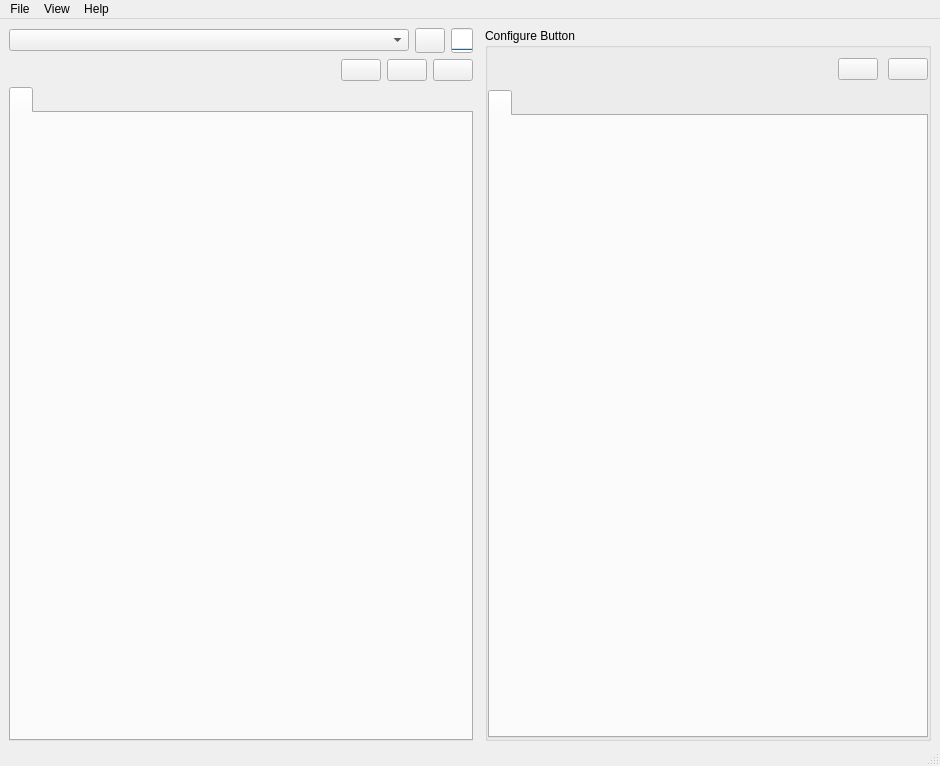
<?xml version="1.0" encoding="UTF-8"?>
<ui version="4.0">
 <class>MainWindow</class>
 <widget class="QMainWindow" name="MainWindow">
  <property name="geometry">
   <rect>
    <x>0</x>
    <y>0</y>
    <width>940</width>
    <height>766</height>
   </rect>
  </property>
  <property name="windowTitle">
   <string>Stream Deck UI</string>
  </property>
  <widget class="QWidget" name="centralwidget">
   <property name="autoFillBackground">
    <bool>false</bool>
   </property>
   <layout class="QHBoxLayout" name="horizontalLayout">
    <property name="spacing">
     <number>6</number>
    </property>
    <property name="leftMargin">
     <number>9</number>
    </property>
    <property name="bottomMargin">
     <number>3</number>
    </property>
    <item>
     <layout class="QHBoxLayout" name="main_horizontalLayout">
      <property name="spacing">
       <number>12</number>
      </property>
      <property name="leftMargin">
       <number>0</number>
      </property>
      <property name="topMargin">
       <number>0</number>
      </property>
      <property name="rightMargin">
       <number>0</number>
      </property>
      <property name="bottomMargin">
       <number>0</number>
      </property>
      <item>
       <layout class="QVBoxLayout" name="left_verticalLayout" stretch="0,0,1">
        <property name="spacing">
         <number>6</number>
        </property>
        <property name="sizeConstraint">
         <enum>QLayout::SetDefaultConstraint</enum>
        </property>
        <property name="topMargin">
         <number>0</number>
        </property>
        <item>
         <layout class="QHBoxLayout" name="deviceSettings_horizontalLayout">
          <property name="leftMargin">
           <number>0</number>
          </property>
          <property name="topMargin">
           <number>0</number>
          </property>
          <property name="rightMargin">
           <number>0</number>
          </property>
          <property name="bottomMargin">
           <number>0</number>
          </property>
          <item>
           <widget class="QComboBox" name="device_list">
            <property name="minimumSize">
             <size>
              <width>400</width>
              <height>0</height>
             </size>
            </property>
           </widget>
          </item>
          <item>
           <widget class="QPushButton" name="settingsButton">
            <property name="sizePolicy">
             <sizepolicy hsizetype="Minimum" vsizetype="Expanding">
              <horstretch>0</horstretch>
              <verstretch>0</verstretch>
             </sizepolicy>
            </property>
            <property name="minimumSize">
             <size>
              <width>0</width>
              <height>0</height>
             </size>
            </property>
            <property name="maximumSize">
             <size>
              <width>30</width>
              <height>16777215</height>
             </size>
            </property>
            <property name="text">
             <string/>
            </property>
            <property name="icon">
             <iconset resource="resources.qrc">
              <normaloff>:/icons/icons/gear.png</normaloff>:/icons/icons/gear.png</iconset>
            </property>
           </widget>
          </item>
          <item>
           <widget class="QProgressBar" name="cpu_usage">
            <property name="sizePolicy">
             <sizepolicy hsizetype="Fixed" vsizetype="Expanding">
              <horstretch>0</horstretch>
              <verstretch>0</verstretch>
             </sizepolicy>
            </property>
            <property name="maximumSize">
             <size>
              <width>25</width>
              <height>25</height>
             </size>
            </property>
            <property name="maximum">
             <number>130</number>
            </property>
            <property name="value">
             <number>0</number>
            </property>
            <property name="orientation">
             <enum>Qt::Vertical</enum>
            </property>
            <property name="format">
             <string/>
            </property>
           </widget>
          </item>
         </layout>
        </item>
        <item>
         <layout class="QHBoxLayout" name="pageActions">
          <property name="leftMargin">
           <number>0</number>
          </property>
          <property name="topMargin">
           <number>0</number>
          </property>
          <property name="rightMargin">
           <number>0</number>
          </property>
          <item>
           <spacer name="horizontalSpacer">
            <property name="orientation">
             <enum>Qt::Horizontal</enum>
            </property>
            <property name="sizeHint" stdset="0">
             <size>
              <width>40</width>
              <height>20</height>
             </size>
            </property>
           </spacer>
          </item>
          <item>
           <widget class="QPushButton" name="page_settings">
            <property name="toolTip">
             <string>Page settings (bind to a focused application)</string>
            </property>
            <property name="text">
             <string/>
            </property>
            <property name="icon">
             <iconset resource="resources.qrc">
              <normaloff>:/icons/icons/gear.png</normaloff>:/icons/icons/gear.png</iconset>
            </property>
           </widget>
          </item>
          <item>
           <widget class="QPushButton" name="add_page">
            <property name="sizePolicy">
             <sizepolicy hsizetype="Minimum" vsizetype="Expanding">
              <horstretch>0</horstretch>
              <verstretch>0</verstretch>
             </sizepolicy>
            </property>
            <property name="maximumSize">
             <size>
              <width>16777215</width>
              <height>16777215</height>
             </size>
            </property>
            <property name="toolTip">
             <string>Add new page</string>
            </property>
            <property name="text">
             <string/>
            </property>
            <property name="icon">
             <iconset resource="resources.qrc">
              <normaloff>:/icons/icons/add_page.png</normaloff>:/icons/icons/add_page.png</iconset>
            </property>
           </widget>
          </item>
          <item>
           <widget class="QPushButton" name="remove_page">
            <property name="toolTip">
             <string>Delete current page</string>
            </property>
            <property name="text">
             <string/>
            </property>
            <property name="icon">
             <iconset resource="resources.qrc">
              <normaloff>:/icons/icons/remove_page.png</normaloff>:/icons/icons/remove_page.png</iconset>
            </property>
           </widget>
          </item>
         </layout>
        </item>
        <item>
         <widget class="QTabWidget" name="pages">
          <property name="sizePolicy">
           <sizepolicy hsizetype="Preferred" vsizetype="Preferred">
            <horstretch>0</horstretch>
            <verstretch>0</verstretch>
           </sizepolicy>
          </property>
          <property name="autoFillBackground">
           <bool>false</bool>
          </property>
          <property name="styleSheet">
           <string notr="true">b</string>
          </property>
          <property name="currentIndex">
           <number>0</number>
          </property>
          <widget class="QWidget" name="page_1">
           <attribute name="title">
            <string/>
           </attribute>
           <layout class="QGridLayout" name="gridLayout_2"/>
          </widget>
         </widget>
        </item>
       </layout>
      </item>
      <item>
       <layout class="QHBoxLayout" name="right_horizontalLayout">
        <item>
         <widget class="QGroupBox" name="groupBox">
          <property name="minimumSize">
           <size>
            <width>250</width>
            <height>0</height>
           </size>
          </property>
          <property name="title">
           <string>Configure Button</string>
          </property>
          <layout class="QVBoxLayout" name="verticalLayout_3">
           <property name="spacing">
            <number>10</number>
           </property>
           <property name="leftMargin">
            <number>0</number>
           </property>
           <property name="topMargin">
            <number>0</number>
           </property>
           <property name="rightMargin">
            <number>0</number>
           </property>
           <property name="bottomMargin">
            <number>0</number>
           </property>
           <item>
            <layout class="QHBoxLayout" name="button_actions">
             <property name="topMargin">
              <number>10</number>
             </property>
             <property name="bottomMargin">
              <number>0</number>
             </property>
             <item>
              <spacer name="horizontalSpacer_2">
               <property name="orientation">
                <enum>Qt::Horizontal</enum>
               </property>
               <property name="sizeHint" stdset="0">
                <size>
                 <width>40</width>
                 <height>20</height>
                </size>
               </property>
              </spacer>
             </item>
             <item>
              <widget class="QPushButton" name="add_button_state">
               <property name="toolTip">
                <string>Add a new button state</string>
               </property>
               <property name="text">
                <string/>
               </property>
               <property name="icon">
                <iconset resource="resources.qrc">
                 <normaloff>:/icons/icons/add_page.png</normaloff>:/icons/icons/add_page.png</iconset>
               </property>
              </widget>
             </item>
             <item>
              <widget class="QPushButton" name="remove_button_state">
               <property name="toolTip">
                <string>Remove current selected button state</string>
               </property>
               <property name="text">
                <string/>
               </property>
               <property name="icon">
                <iconset resource="resources.qrc">
                 <normaloff>:/icons/icons/remove_page.png</normaloff>:/icons/icons/remove_page.png</iconset>
               </property>
              </widget>
             </item>
            </layout>
           </item>
           <item>
            <widget class="QTabWidget" name="button_states">
             <property name="currentIndex">
              <number>0</number>
             </property>
             <widget class="QWidget" name="tab">
              <attribute name="title">
               <string/>
              </attribute>
              <layout class="QVBoxLayout" name="verticalLayout"/>
             </widget>
            </widget>
           </item>
          </layout>
         </widget>
        </item>
       </layout>
      </item>
     </layout>
    </item>
   </layout>
  </widget>
  <widget class="QMenuBar" name="menubar">
   <property name="geometry">
    <rect>
     <x>0</x>
     <y>0</y>
     <width>940</width>
     <height>33</height>
    </rect>
   </property>
   <widget class="QMenu" name="menuFile">
    <property name="title">
     <string>File</string>
    </property>
    <addaction name="actionImport"/>
    <addaction name="actionExport"/>
    <addaction name="separator"/>
    <addaction name="actionExit"/>
   </widget>
   <widget class="QMenu" name="menuView">
    <property name="title">
     <string>View</string>
    </property>
    <addaction name="actionDarkMode"/>
    <addaction name="actionXPTheme"/>
    <addaction name="actionModernTheme"/>
   </widget>
   <widget class="QMenu" name="menuHelp">
    <property name="title">
     <string>Help</string>
    </property>
    <addaction name="actionDocs"/>
    <addaction name="actionGithub"/>
    <addaction name="separator"/>
    <addaction name="actionAbout"/>
   </widget>
   <addaction name="menuFile"/>
   <addaction name="menuView"/>
   <addaction name="menuHelp"/>
  </widget>
  <widget class="QStatusBar" name="statusbar"/>
  <action name="actionImport">
   <property name="text">
    <string>Import</string>
   </property>
  </action>
  <action name="actionExport">
   <property name="text">
    <string>Export</string>
   </property>
  </action>
  <action name="actionExit">
   <property name="text">
    <string>Exit</string>
   </property>
  </action>
  <action name="actionDocs">
   <property name="text">
    <string>Documentation</string>
   </property>
  </action>
  <action name="actionGithub">
   <property name="text">
    <string>Github</string>
   </property>
  </action>
  <action name="actionAbout">
   <property name="text">
    <string>About...</string>
   </property>
  </action>
  <action name="actionDarkMode">
   <property name="checkable">
    <bool>true</bool>
   </property>
   <property name="text">
    <string>Dark Mode</string>
   </property>
  </action>
  <action name="actionXPTheme">
   <property name="checkable">
    <bool>true</bool>
   </property>
   <property name="text">
    <string>Windows XP Theme</string>
   </property>
  </action>
  <action name="actionModernTheme">
   <property name="checkable">
    <bool>true</bool>
   </property>
   <property name="text">
    <string>Modern Theme</string>
   </property>
  </action>
 </widget>
 <tabstops>
  <tabstop>device_list</tabstop>
  <tabstop>settingsButton</tabstop>
  <tabstop>pages</tabstop>
 </tabstops>
 <resources>
  <include location="resources.qrc"/>
 </resources>
 <connections/>
</ui>
